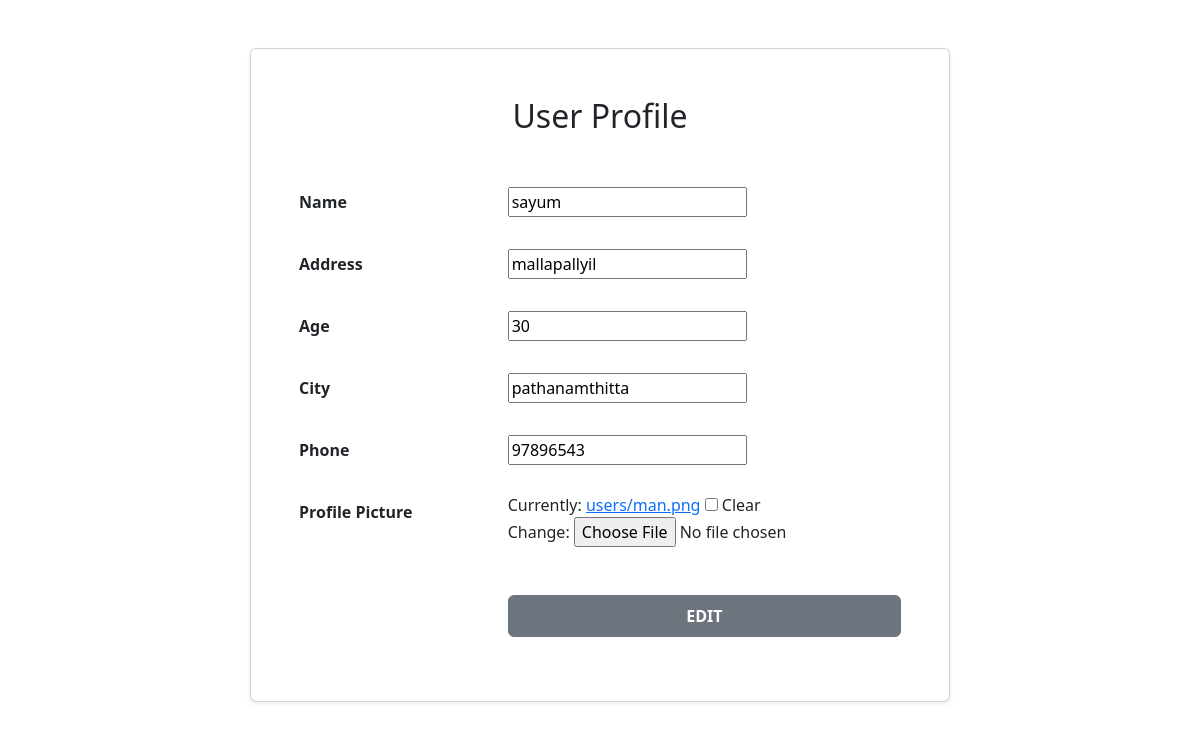
/userprofile (signed in), run on the app's committed database.
### accounts/models.py (models this page shows, shortened)
class UserProfile(models.Model):
    name=models.CharField(max_length=50,blank=True)
    address=models.CharField(max_length=100,blank=True)
    age=models.IntegerField(null=True,blank=True)
    city=models.CharField(max_length=30,blank=True)
    phone=models.CharField(max_length=15,blank=True)
    profile_pic=models.ImageField(upload_to='users',blank=True,null=True)
    user=models.OneToOneField(CustomUser,on_delete=models.CASCADE)

### accounts/views.py (the view)
# urls.py: path('userprofile',update_user_profile,name="update_user_profile"),
@login_required(login_url='/users/login')
def update_user_profile(request):
    if request.user.role!='user':
     return redirect('Error')
    userpro,created = UserProfile.objects.get_or_create(user=request.user)
    if request.method == 'POST':
        form = UserProfileForm(request.POST,request.FILES,instance=userpro)
        if form.is_valid():
            form.save()
            return redirect(userdashboard)
    else:
        form = UserProfileForm(instance=userpro)
    return render(request, 'updateuserprofile.html', {'form': form})

### accounts/forms.py
class UserProfileForm(forms.ModelForm):
    class Meta:
        model = UserProfile
        fields = ['name','address', 'age', 'city', 'phone', 'profile_pic']

### Templates/updateuserprofile.html (shortened to what this page needs)
{% load static %}
<link rel="stylesheet" href="https://cdn.jsdelivr.net/npm/bootstrap@5.3.0/dist/css/bootstrap.min.css">
<div class="profile-container mt-5">
    <div class="card profile-card shadow-sm mx-auto" style="max-width: 700px;">
        <div class="card-body p-5">
            <h2 class="card-title text-center mb-5"> User Profile</h2>
            <form method="post" enctype="multipart/form-data">
                   <div class="row mb-4 align-items-center">
                    <label for="id_address" class="col-sm-4 col-form-label fw-bold">Name</label>
                    <div class="col-sm-8">
                        {{ form.name }}
                    </div>
                </div>
                <div class="row mb-4 align-items-center">
                    <label for="id_address" class="col-sm-4 col-form-label fw-bold">Address</label>
                    <div class="col-sm-8">
                        {{ form.address }}
                    </div>
                </div>
                <div class="row mb-4 align-items-center">
                    <label for="id_age" class="col-sm-4 col-form-label fw-bold">Age</label>
                    <div class="col-sm-8">
                        {{ form.age }}
                    </div>
                </div>
                <div class="row mb-4 align-items-center">
                    <label for="id_city" class="col-sm-4 col-form-label fw-bold">City</label>
                    <div class="col-sm-8">
                        {{ form.city }}
                    </div>
                </div>
                <div class="row mb-4 align-items-center">
                    <label for="id_phone" class="col-sm-4 col-form-label fw-bold">Phone</label>
                    <div class="col-sm-8">
                        {{ form.phone }}
                    </div>
                </div>
                <div class="row mb-4">
                    <label for="id_profile_pic" class="col-sm-4 col-form-label fw-bold">Profile Picture</label>
                    <div class="col-sm-8">
                        {{ form.profile_pic }}
                    </div>
                </div>
                <div class="row mt-5">
                    <div class="col-sm-8 offset-sm-4">
                        <button type="submit" class="btn btn-secondary w-100 fw-bold py-2">EDIT</button>
                    </div>
                </div>
            </form>
        </div>
    </div>
</div>

### data on the page
UserProfile: name "sayum", address "mallapallyil", age "30", city "pathanamthitta", phone "97896543"
